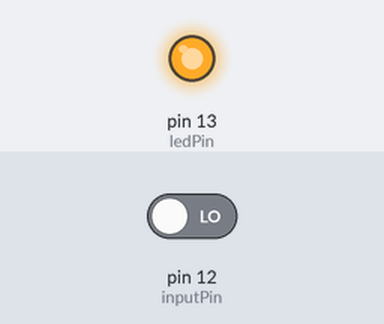
Simulated run of this sketch. Board: Arduino Uno, built with avr-gcc and run on an emulated ATmega328P. Parts: output pins drawn as LEDs (lit = HIGH). The test bench sets the inputs (shaded band); at power-on: pin 12 (inputPin) LOW. What the sketch prints to the serial monitor is not drawn.

Above: at 1.2 s.
1.3 s: pin 12 (inputPin) driven HIGH
Timing chart, 0 to 4.3 s (numbered marks = the images above; inputs shaded):
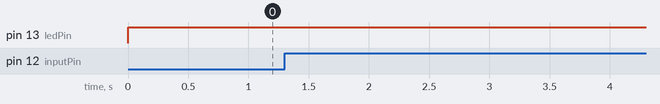

Measured:
- after the input at 1.3 s, every drawn part: stays the same

The sketch:

pir_sensor.ino
```cpp
// Uses a PIR sensor to detect movement, buzzes a buzzer

int ledPin = 13;                // choose the pin for the LED
int inputPin = 12;               // choose the input pin (for PIR sensor)
int pirState = LOW;             // we start, assuming no motion detected
int val = 0;
void setup() {
  pinMode(ledPin, OUTPUT);      // declare LED as output
  pinMode(inputPin, INPUT);     // declare sensor as input
  Serial.begin(9600);
}

void loop(){
  val = digitalRead(inputPin);  // read input value
if(val==HIGH){
  Serial.println("High");
  digitalWrite(ledPin,HIGH);
  }
else{
   digitalWrite(ledPin,HIGH);
   Serial.println("Low");
  }
  delay(100);
}
```
